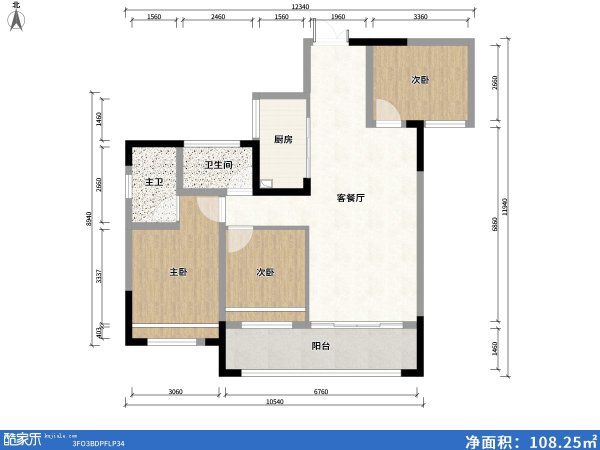
#> input picture reference/example-input.jpg, 1200 x 900 px (shown at 1/2 size)
$ python analyze.py ../reference/example-input.jpg
#> lines starting #> are read from the running program, lines starting #| are printed output that depends on the picture; after the words box and inside, x2 and y2 are one past the last pixel; in counts of white or black regions, pixels touching at a corner belong together
"""
户型图墙体识别：从彩色户型图（酷家乐/贝壳/房天下这类，墙体为灰色/黑色实心粗线）、CAD 截图 / 扫描件中
提取水平/竖直墙段与墙上的断口（门窗候选），换算成 mm，输出 HouseSpec 初稿。

用法:
  python analyze.py 户型图.jpg --total-width 12340 [--total-height 11940] [--out 输出目录]
  python analyze.py 户型图.jpg --scale 17.68            # 已知 mm/像素
  python analyze.py 户型图.jpg --dim 262 948 12340      # 像素 x0..x1 对应的 mm 长度（水平方向）

输出（默认在图片旁边的 <图片名>_analysis/ 目录）:
  draft.json     HouseSpec 初稿（墙 + 门窗候选，房间名需要自己补）
  analysis.json  像素级识别结果、比例、外轮廓
  analysis.png   原图叠加识别结果（墙段编号 W*、断口编号 G*、像素标尺），用来核对
  mask.png       墙体掩膜

承重墙判断：先按墙体填充颜色聚类（深色一类 = 承重墙，多数户型图的画法）；
颜色分不开（所有墙同一个颜色）时按厚度猜（≥180mm 算承重），这类会标成“待确认”，
在 analysis.png 上墙号后面带 ?，一定要对照原图图例确认。
尺寸校准：自动找出图上的尺寸线和尺寸界线（短斜杠 / 竖杠），把每条尺寸线上的刻度位置
写进 analysis.json 的 dims_px，并在 analysis.png 上标成 T/B/L/R 编号——配合 axismap.py
按标注尺寸逐段定位墙，比整体按比例换算精确得多。
CAD 导出的矢量 PDF、DXF 不要用这个脚本：用 cadvec.py 直接读图元坐标（精确到毫米）。
黑底白线的 CAD 截图会自动反相；只画两条边线的墙加 --outlined。
依赖: pip install numpy pillow opencv-python
"""
import argparse, json, os, sys
import numpy as np
sys.stdout.reconfigure(encoding='utf-8'); sys.stderr.reconfigure(encoding='utf-8')
import cv2
from PIL import Image, ImageDraw, ImageFont

ap = argparse.ArgumentParser()
ap.add_argument('image')
ap.add_argument('--total-width', type=float, help='外墙外皮总宽 mm（一般是最外圈的总尺寸）')
ap.add_argument('--total-height', type=float, help='外墙外皮总深 mm')
ap.add_argument('--scale', type=float, help='mm/像素')
ap.add_argument('--dim', type=float, nargs=3, metavar=('X0', 'X1', 'MM'), help='水平方向像素 x0..x1 对应 MM')
ap.add_argument('--gray-max', type=int, default=175, help='墙体像素最大亮度（墙偏浅时调高）')
ap.add_argument('--sat-max', type=int, default=22, help='墙体像素最大色差（墙是纯灰/黑）')
ap.add_argument('--out')
ap.add_argument('--crop', type=int, nargs=4, metavar=('X0', 'Y0', 'X1', 'Y1'), help='只在这个像素范围内找墙（排除图例、logo）')
ap.add_argument('--outlined', action='store_true', help='隔墙画成两条细线、中间留白（贝壳等）时打开：把细线围成的墙带也识别出来')
ap.add_argument('--bearing-max', type=int, help='承重墙颜色的最大亮度（0-255）。默认自动按颜色聚类')
ap.add_argument('--invert', dest='invert', action='store_true', default=None, help='黑底白线的图（CAD 截图）：先反相。默认按背景亮度自动判断')
ap.add_argument('--no-invert', dest='invert', action='store_false')
a = ap.parse_args()

img = Image.open(a.image).convert('RGB')
#> img is the input picture: PIL image 1200x900 RGB; mean R, G, B 230.5, 230.6, 229.9
rgb = np.array(img).astype(np.int16)
# 黑底图（CAD 模型空间截图、深色主题导出）：反相成白底再识别，墙体就是深色的了
if a.invert or (a.invert is None and np.median(rgb.max(2)) < 90):
    rgb = 255 - rgb; img = Image.fromarray(rgb.astype(np.uint8))
    print('检测到深色背景，已反相处理（--no-invert 关闭）', file=sys.stderr)
H, W = rgb.shape[:2]
mx, mn = rgb.max(2), rgb.min(2)
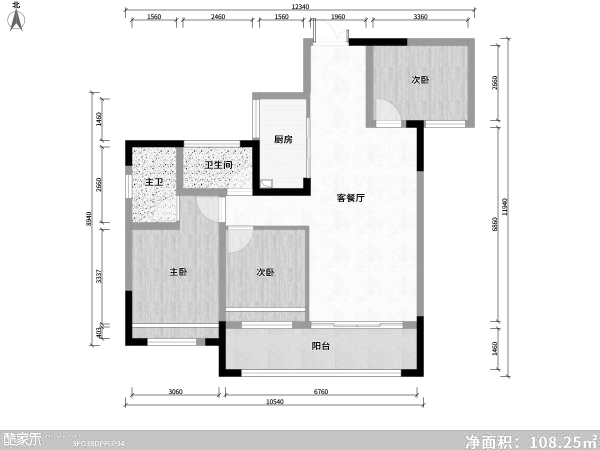
#> mx: shape (900, 1200) int16 (shown at 1/2 size); min 0, max 255, mean 236.5
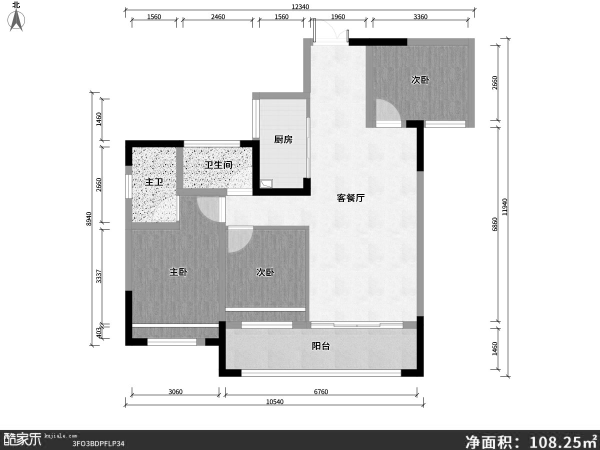
#> mn: shape (900, 1200) int16 (shown at 1/2 size); min 0, max 255, mean 223.8

# 1. 墙体掩膜：低饱和度的灰/黑像素 → 开运算去掉文字、标注线、地砖斑点 → 只留房子范围内的大块
raw = ((mx - mn < a.sat_max) & (mx < a.gray_max)).astype(np.uint8) * 255
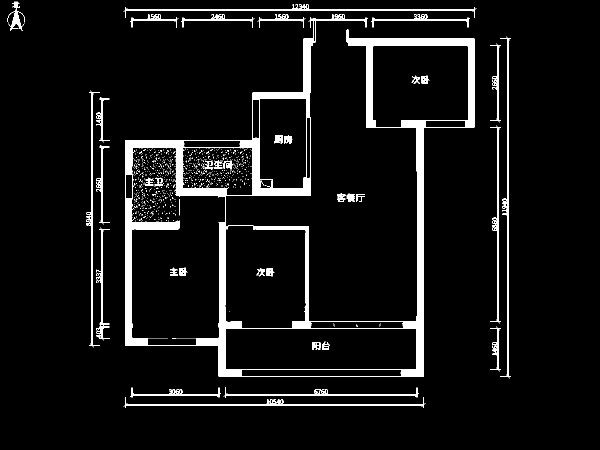
#> raw: shape (900, 1200) (shown at 1/2 size); 6% white; 974 white regions (891 under 20 px), largest, box (x1, y1, x2, y2) and area: (250, 28, 949, 754) 46953, (247, 8, 953, 35) 1609, (1001, 73, 1021, 757) 1440
op = cv2.morphologyEx(raw, cv2.MORPH_OPEN, np.ones((3, 3), np.uint8))
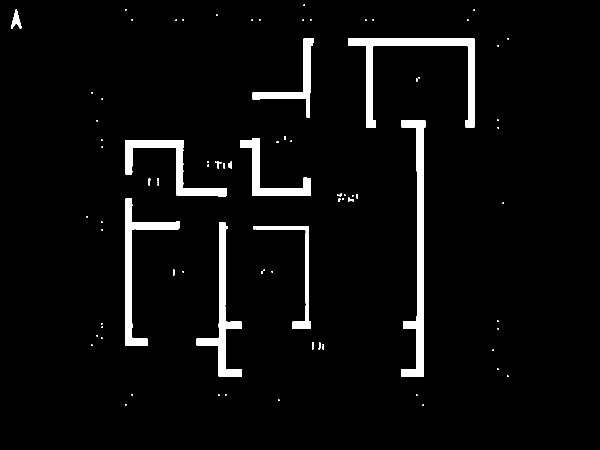
#> op: shape (900, 1200) (shown at 1/2 size); 4.2% white; 87 white regions (64 under 20 px), largest, box (x1, y1, x2, y2) and area: (802, 240, 851, 754) 8516, (696, 76, 949, 255) 8287, (393, 445, 483, 754) 5837
n, lab, st, _ = cv2.connectedComponentsWithStats(op, 8)
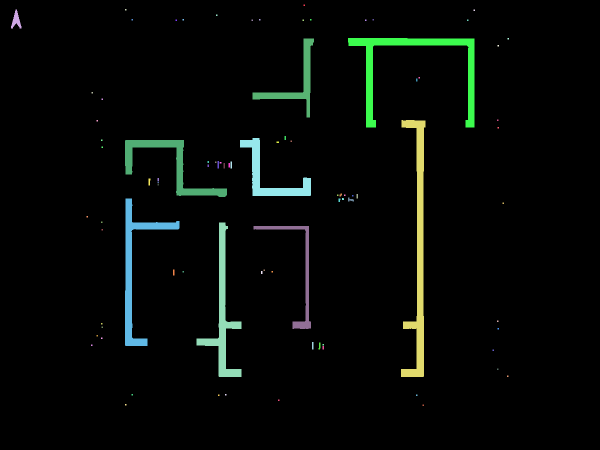
#> lab: shape (900, 1200) int32 (shown at 1/2 size); 88 distinct labels, from 0 to 87; one colour per label, 0 black
#> n = 88; st = 88 rows, first 6: [0, 0, 1200, 900, 1034869], [607, 9, 3, 3, 9], [22, 19, 21, 38, 383], [250, 18, 3, 3, 9], [947, 19, 3, 3, 9], [432, 29, 3, 3, 9]
def wall_like(k):
#> called with k = 1
    x, y, w, h, area = st[k]
#> x = 607; y = 9; w = 3; h = 3; area = 9
    if area < 120 or max(w, h) < 25: return False
    # 文字笔画块：方正、面积小
    return not (max(w, h) / max(1, min(w, h)) < 2 and area < 700)
comps = [k for k in range(1, n) if wall_like(k)]
if a.crop:
    cx0, cy0, cx1, cy1 = a.crop
    comps = [k for k in comps if st[k, 0] >= cx0 and st[k, 1] >= cy0 and st[k, 0] + st[k, 2] <= cx1 and st[k, 1] + st[k, 3] <= cy1]
if not comps:
    sys.exit('没有识别到墙体：试试调高 --gray-max 或 --sat-max')
# 从最大块出发，把离已选范围不远的块逐个并进来（窗洞会把墙体断成很多块）
big = max(comps, key=lambda k: st[k, 4])
#> big = 26
U = [st[big, 0], st[big, 1], st[big, 0] + st[big, 2], st[big, 1] + st[big, 3]]
#> U = [802, 240, 851, 754]
gap = .08 * max(W, H)
chosen, rest = {big}, set(comps) - {big}
grew = True
while grew:
    grew = False
    for k in list(rest):
        x, y, w, h = st[k, :4]
        dx = max(U[0] - (x + w), x - U[2], 0); dy = max(U[1] - (y + h), y - U[3], 0)
        if max(dx, dy) <= gap:
            chosen.add(k); rest.discard(k); grew = True
            U = [min(U[0], x), min(U[1], y), max(U[2], x + w), max(U[3], y + h)]
#> after the loop, U = [250, 76, 949, 754]; chosen = 8 items
mask = np.zeros_like(op)
for k in chosen: mask[lab == k] = 255
#> this loop made 8 passes
#> k on passes 1 to 8: 16, 17, 53, 26, 59, 60, 29, 31
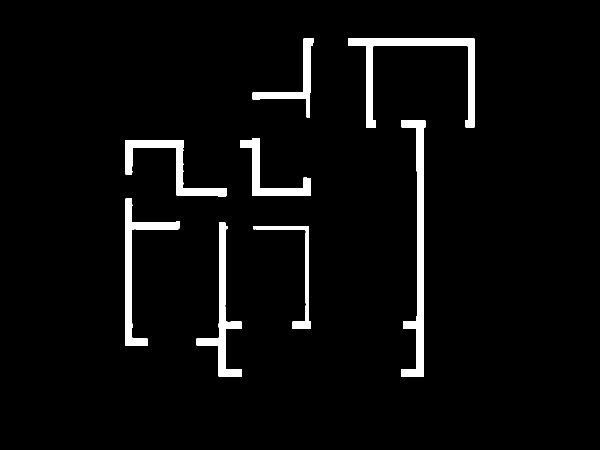
#> mask: shape (900, 1200) (shown at 1/2 size); 4% white; 8 white regions, largest, box (x1, y1, x2, y2) and area: (802, 240, 851, 754) 8516, (696, 76, 949, 255) 8287, (393, 445, 483, 754) 5837
ys, xs = np.nonzero(mask)
X0, Y0, X1, Y1 = int(xs.min()), int(ys.min()), int(xs.max()) + 1, int(ys.max()) + 1
#> X0 = 250; Y0 = 76; X1 = 949; Y1 = 754

# 2. 比例
if a.scale:
    s, how = a.scale, '--scale'
elif a.dim:
    s, how = a.dim[2] / abs(a.dim[1] - a.dim[0]), '--dim'
elif a.total_width:
    s, how = a.total_width / (X1 - X0), '--total-width / 墙体外轮廓宽'
elif a.total_height:
    s, how = a.total_height / (Y1 - Y0), '--total-height / 墙体外轮廓深'
else:
#> (the run stopped early here; a loop or call above may not have finished)

$ run again, on reference/example-mep-edit.jpg
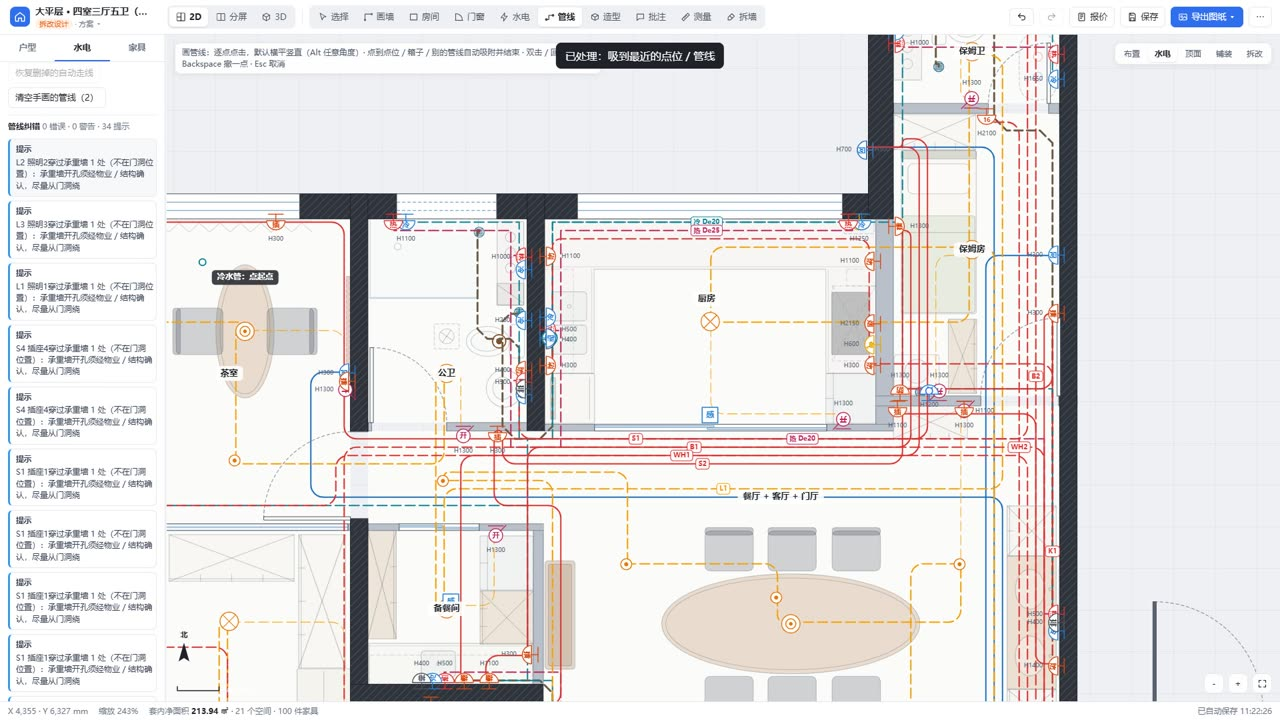
#> input picture reference/example-mep-edit.jpg, 1280 x 720 px
#> img is the input picture: PIL image 1280x720 RGB; mean R, G, B 229.2, 227.3, 227.3
#> raw: shape (720, 1280); 6.2% white; 2026 white regions (1791 under 20 px), largest, box (x1, y1, x2, y2) and area: (1048, 34, 1078, 702) 11956, (299, 193, 841, 432) 11668, (347, 516, 546, 702) 6256
#> op: shape (720, 1280); 4.6% white; 179 white regions (97 under 20 px), largest, box (x1, y1, x2, y2) and area: (1057, 35, 1078, 701) 11762, (299, 193, 397, 432) 6076, (350, 518, 544, 702) 5998
#> `n, lab, st, _ = cv2.connectedComponentsWithStats(op, 8)`:
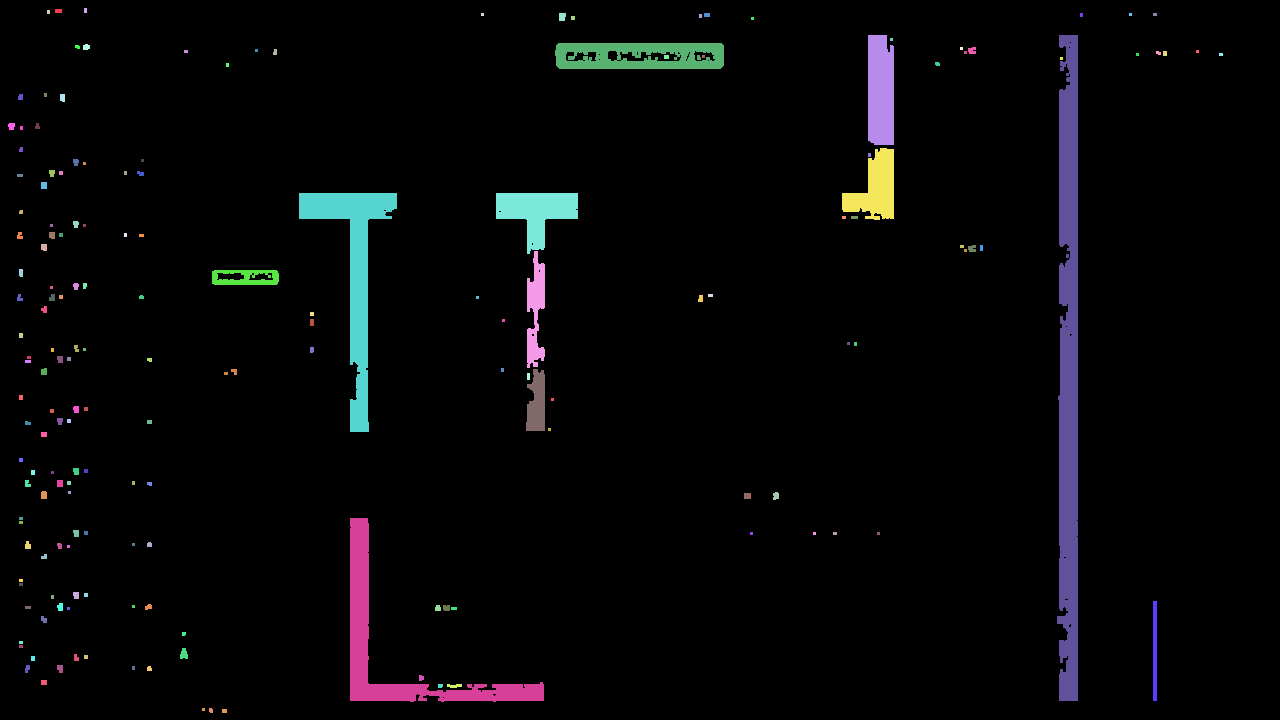
#> lab: shape (720, 1280) int32; 180 distinct labels, from 0 to 179; one colour per label, 0 black
#> n = 180; st = 180 rows, first 6: [0, 0, 1280, 720, 879592], [55, 9, 7, 4, 28], [84, 8, 3, 5, 15], [47, 10, 3, 4, 12], [481, 13, 3, 3, 9], [559, 13, 7, 8, 52]
#> x = 55; y = 9; w = 7; h = 4; area = 28
#> big = 14
#> `U = [st[big, 0], st[big, 1], st[big, 0] + st[big, 2], st[big, 1] + st[..`: U = [1057, 35, 1078, 701]
#> after the loop `while grew:`: U = [1057, 35, 1157, 701]; chosen = 2 items
#> the loop `for k in chosen: mask[lab == k] = 255` made 2 passes
#> k on passes 1 to 2: 152, 14
#> after the loop `for k in chosen: mask[lab == k] = 255`:
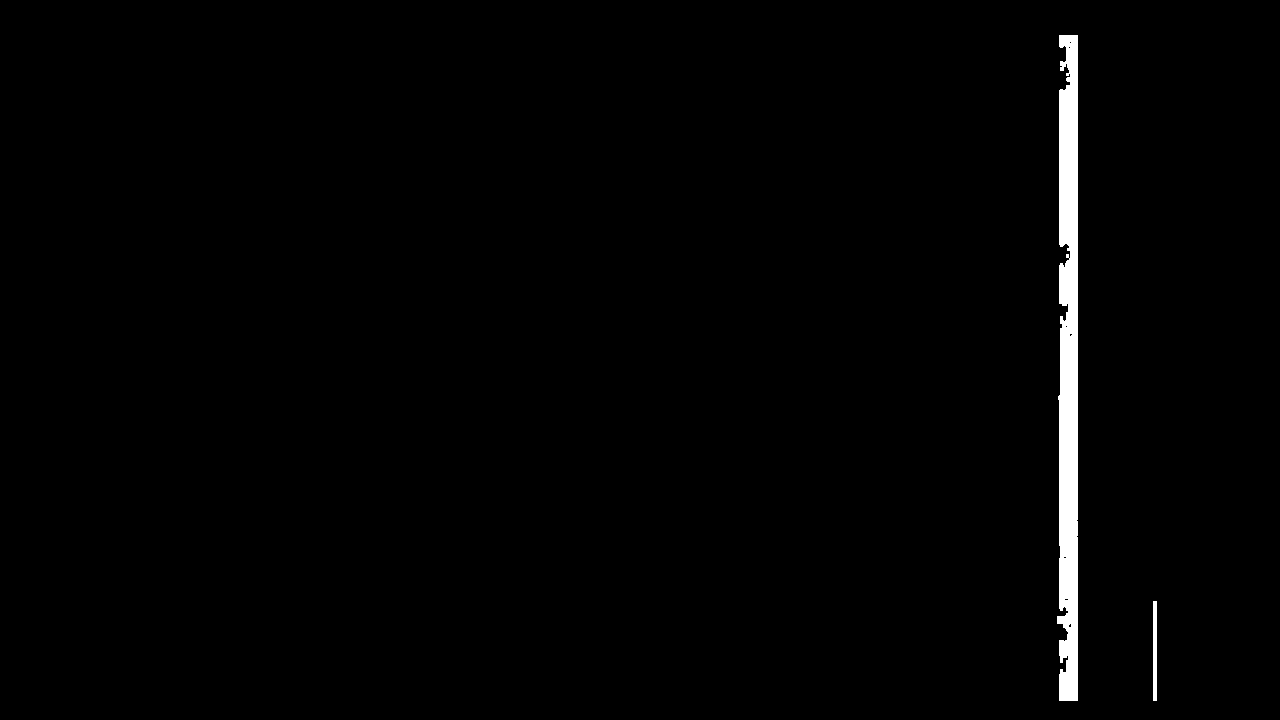
#> mask: shape (720, 1280); 1.3% white; 2 white regions, box (x1, y1, x2, y2) and area: (1057, 35, 1078, 701) 11762, (1153, 601, 1157, 701) 400
#> ys = 12162 values from 35 to 700; xs = 12162 values, max 1156 at index 10118, min 1057 at index 10391, mean 1071.2
#> X0 = 1057; Y0 = 35; X1 = 1157; Y1 = 701

$ run again, on reference/example-mep2d.jpg
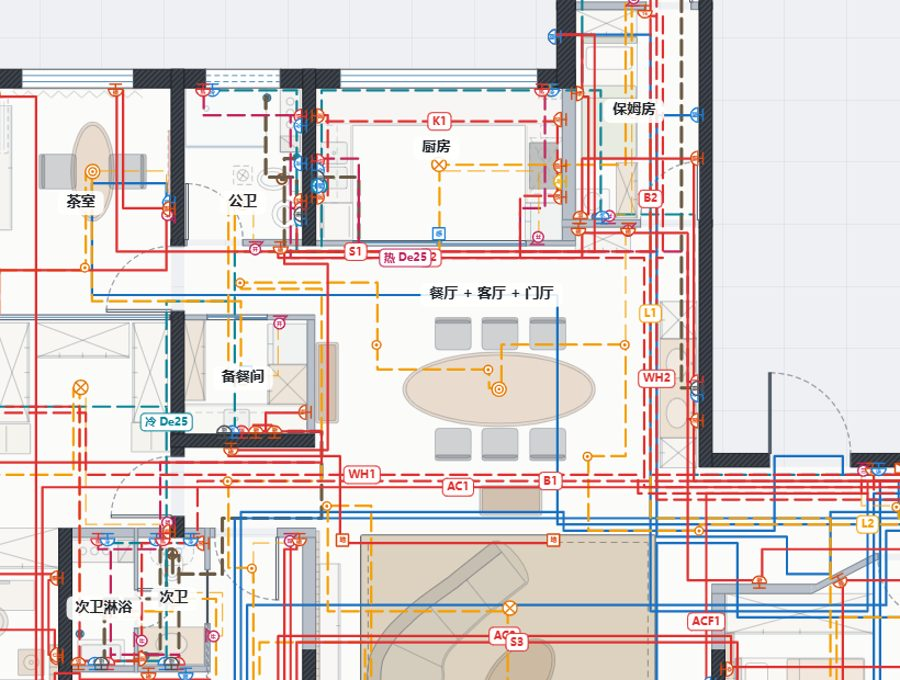
#> input picture reference/example-mep2d.jpg, 900 x 680 px
#> img is the input picture: PIL image 900x680 RGB; mean R, G, B 221.9, 213.7, 211.8
#> raw: shape (680, 900); 5.1% white; 769 white regions (677 under 20 px), largest, box (x1, y1, x2, y2) and area: (689, 0, 772, 468) 7705, (0, 37, 576, 247) 7147, (58, 528, 77, 671) 1701
#> op: shape (680, 900); 3.8% white; 104 white regions (54 under 20 px), largest, box (x1, y1, x2, y2) and area: (693, 0, 770, 468) 7217, (133, 68, 206, 247) 3592, (58, 528, 73, 658) 1568
#> `n, lab, st, _ = cv2.connectedComponentsWithStats(op, 8)`:
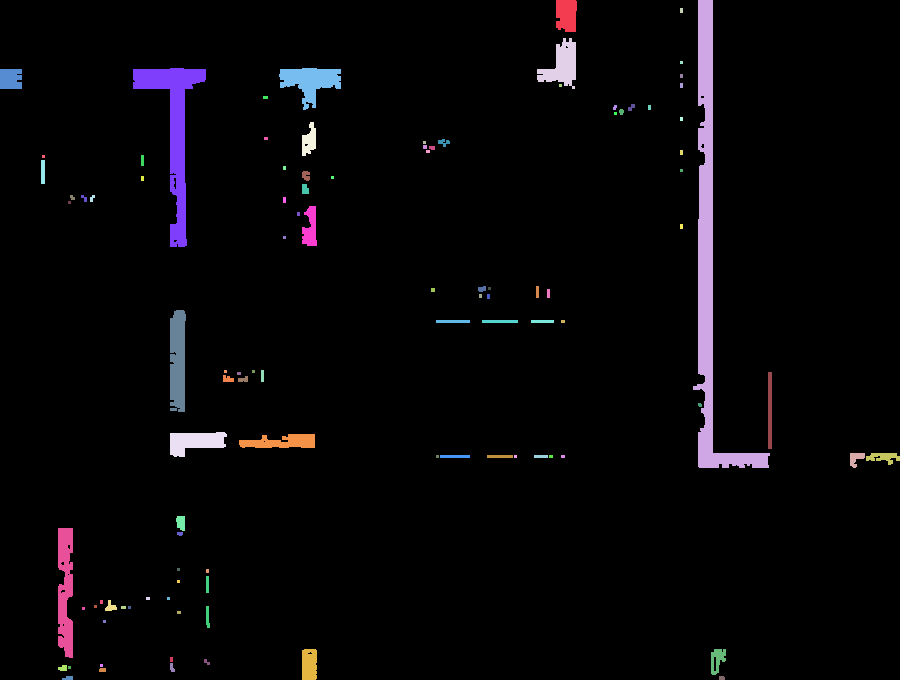
#> lab: shape (680, 900) int32; 105 distinct labels, from 0 to 104; one colour per label, 0 black
#> n = 105; st = 105 rows, first 6: [0, 0, 900, 680, 588534], [556, 0, 21, 32, 610], [693, 0, 77, 468, 7217], [680, 8, 3, 5, 15], [537, 38, 39, 51, 1063], [680, 61, 3, 3, 9]
#> x = 556; y = 0; w = 21; h = 32; area = 610
#> big = 2
#> `U = [st[big, 0], st[big, 1], st[big, 0] + st[big, 2], st[big, 1] + st[..`: U = [693, 0, 770, 468]
#> after the loop `while grew:`: U = [693, 0, 772, 468]; chosen = 2 items
#> the loop `for k in chosen: mask[lab == k] = 255` made 2 passes
#> k on passes 1 to 2: 2, 61
#> after the loop `for k in chosen: mask[lab == k] = 255`:
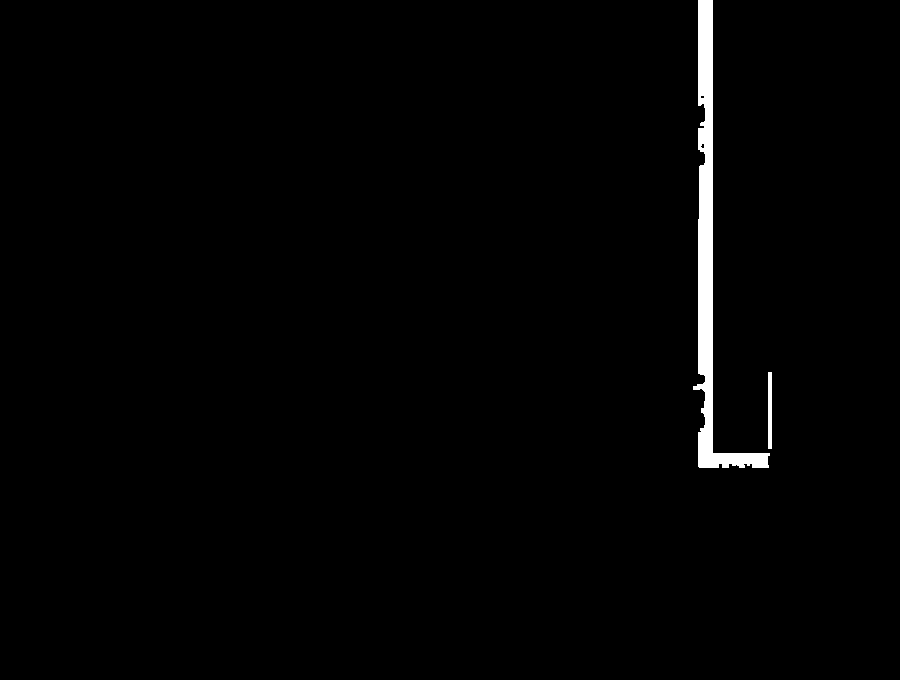
#> mask: shape (680, 900); 1.2% white; 2 white regions, box (x1, y1, x2, y2) and area: (693, 0, 770, 468) 7217, (768, 372, 772, 449) 308
#> ys = 7525 values from 0 to 467; xs = 7525 values, max 771 at index 5302, min 693 at index 5491, mean 711.6
#> X0 = 693; Y0 = 0; X1 = 772; Y1 = 468
